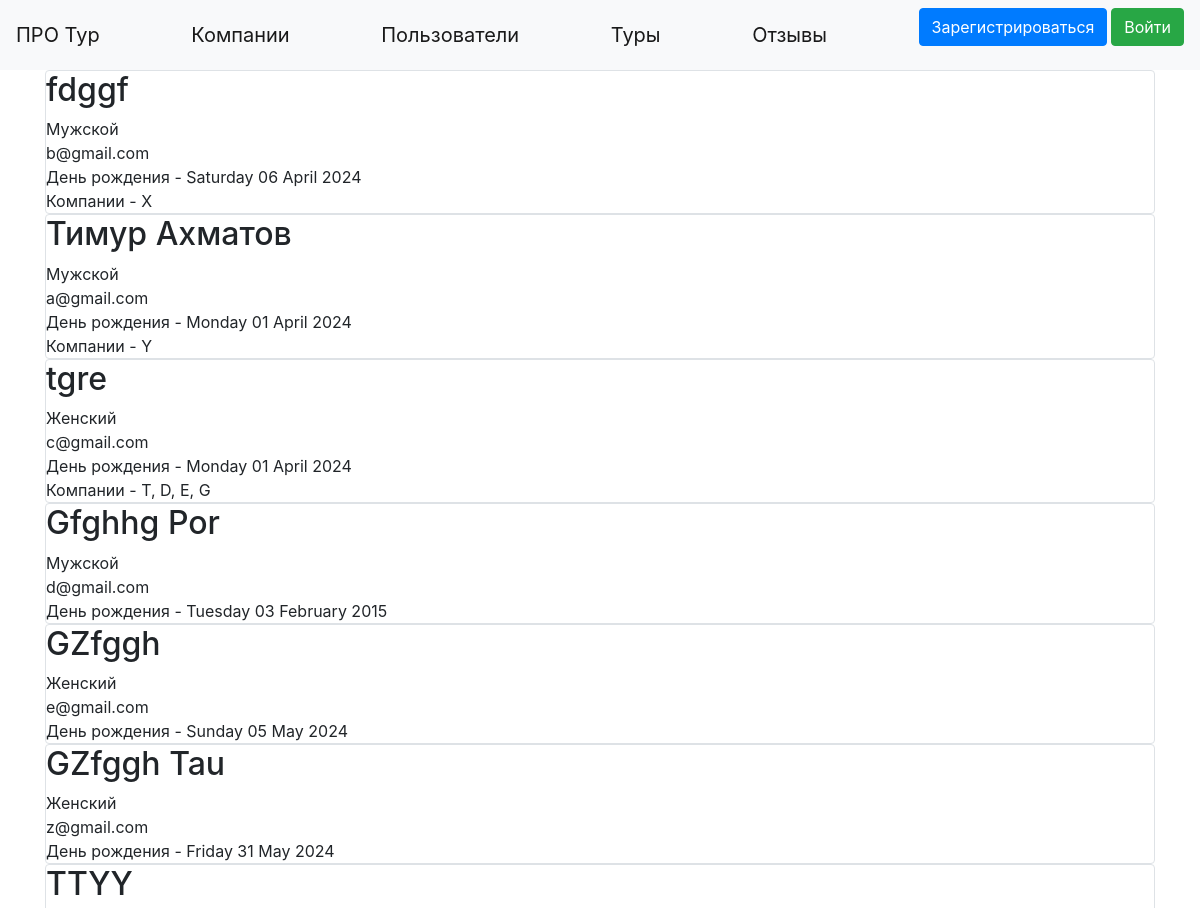
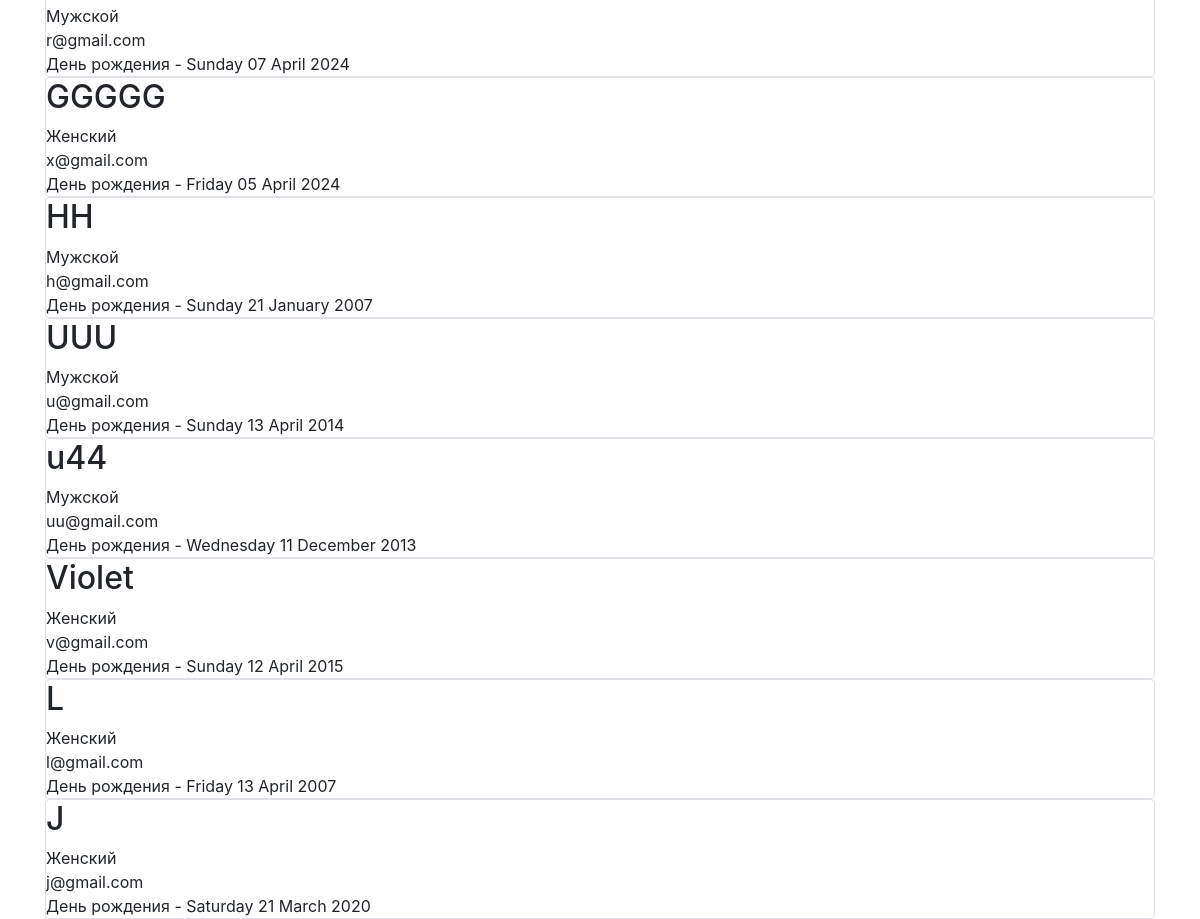
Screenshot of /users with the database file from the repository (2 pictures, top to bottom).
### data/users.py (models this page shows, shortened)
class User(SqlAlchemyBase, UserMixin, SerializerMixin):
    __tablename__ = 'users'
    id = sqlalchemy.Column(sqlalchemy.Integer, primary_key=True, autoincrement=True)
    name = sqlalchemy.Column(sqlalchemy.String, nullable=True)
    birthday = sqlalchemy.Column(sqlalchemy.DateTime, nullable=True)
    sex = sqlalchemy.Column(sqlalchemy.String, nullable=True)
    email = sqlalchemy.Column(sqlalchemy.String, index=True, unique=True, nullable=True)
    hashed_password = sqlalchemy.Column(sqlalchemy.String, nullable=True)
    created_date = sqlalchemy.Column(sqlalchemy.DateTime, default=datetime.datetime.now)
    access_company = sqlalchemy.Column(sqlalchemy.String, nullable=True, default='')

### main.py (the view)
@app.route('/users')
def all_users():
    db_sess = db_session.create_session()
    users = db_sess.query(User).all()
    K = []
    for u in users:
        k = ''
        for c in list(map(int, u.access_company.split())):
            if db_sess.query(Company).filter(Company.id == c).first():
                k += ', ' + db_sess.query(Company).filter(Company.id == c).first().name
        K.append(k[2:])
    return render_template('show_users.html', title='Все пользователи', users=users, companies=K, img=url_for("static", filename=image))

### data/db_session.py (called while the page is built)
def create_session() -> Session:
    global __factory
    return __factory()

### templates/show_users.html (shortened to what this page needs)
{% extends "base.html" %}
{% block content %}
{% for item in users %}
<div class="col-md6 border rounded">
    <h2>{{item.name}}</h2>
    <div>
        {{item.sex}}
    </div>
    <div>
        {{item.email}}
    </div>
    <div>
         День рождения - {{item.birthday.strftime("%A %d %B %Y")}}
    </div>
    {% if companies[loop.index0] %}
    <div>
        Компании - {{companies[loop.index0]}}
    </div>
    {% endif %}
</div>
{% endfor %}
{% endblock %}

### rows the page displays
User: name "fdggf", sex "Мужской", email "b@gmail.com", birthday "Saturday 06 April 2024", companies "X"
User: name "Тимур Ахматов", sex "Мужской", email "a@gmail.com", birthday "Monday 01 April 2024", companies "Y"
User: name "tgre", sex "Женский", email "c@gmail.com", birthday "Monday 01 April 2024", companies "T, D, E, G"
User: name "Gfghhg Por", sex "Мужской", email "d@gmail.com", birthday "Tuesday 03 February 2015"
User: name "GZfggh", sex "Женский", email "e@gmail.com", birthday "Sunday 05 May 2024"
User: name "GZfggh Tau", sex "Женский", email "z@gmail.com", birthday "Friday 31 May 2024"
User: name "TTYY", sex "Мужской", email "r@gmail.com", birthday "Sunday 07 April 2024"
User: name "GGGGG", sex "Женский", email "x@gmail.com", birthday "Friday 05 April 2024"
User: name "HH", sex "Мужской", email "h@gmail.com", birthday "Sunday 21 January 2007"
User: name "UUU", sex "Мужской", email "u@gmail.com", birthday "Sunday 13 April 2014"
User: name "u44", sex "Мужской", email "uu@gmail.com", birthday "Wednesday 11 December 2013"
User: name "Violet", sex "Женский", email "v@gmail.com", birthday "Sunday 12 April 2015"
User: name "L", sex "Женский", email "l@gmail.com", birthday "Friday 13 April 2007"
User: name "J", sex "Женский", email "j@gmail.com", birthday "Saturday 21 March 2020"
